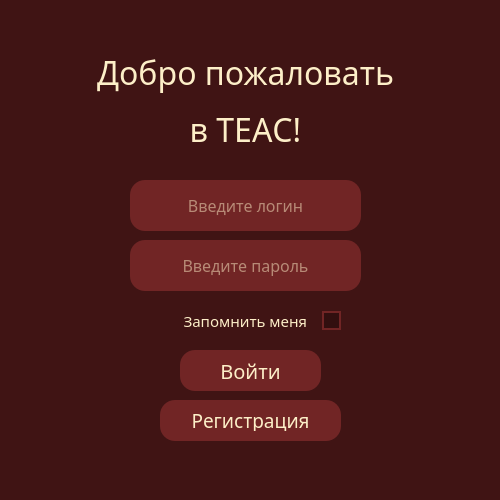
<?xml version="1.0" encoding="UTF-8"?>
<ui version="4.0">
 <class>authForm</class>
 <widget class="QWidget" name="authForm">
  <property name="windowModality">
   <enum>Qt::NonModal</enum>
  </property>
  <property name="geometry">
   <rect>
    <x>0</x>
    <y>0</y>
    <width>500</width>
    <height>500</height>
   </rect>
  </property>
  <property name="sizePolicy">
   <sizepolicy hsizetype="Fixed" vsizetype="Fixed">
    <horstretch>0</horstretch>
    <verstretch>0</verstretch>
   </sizepolicy>
  </property>
  <property name="maximumSize">
   <size>
    <width>500</width>
    <height>500</height>
   </size>
  </property>
  <property name="windowTitle">
   <string>Form</string>
  </property>
  <property name="styleSheet">
   <string notr="true">QWidget {
	background-color: rgba(64, 20, 20, 1);
}</string>
  </property>
  <widget class="QLineEdit" name="user_input">
   <property name="geometry">
    <rect>
     <x>130</x>
     <y>180</y>
     <width>231</width>
     <height>51</height>
    </rect>
   </property>
   <property name="palette">
    <palette>
     <active>
      <colorrole role="Button">
       <brush brushstyle="SolidPattern">
        <color alpha="255">
         <red>113</red>
         <green>37</green>
         <blue>37</blue>
        </color>
       </brush>
      </colorrole>
      <colorrole role="Text">
       <brush brushstyle="SolidPattern">
        <color alpha="255">
         <red>253</red>
         <green>239</green>
         <blue>200</blue>
        </color>
       </brush>
      </colorrole>
      <colorrole role="Base">
       <brush brushstyle="SolidPattern">
        <color alpha="255">
         <red>113</red>
         <green>37</green>
         <blue>37</blue>
        </color>
       </brush>
      </colorrole>
      <colorrole role="Window">
       <brush brushstyle="SolidPattern">
        <color alpha="255">
         <red>113</red>
         <green>37</green>
         <blue>37</blue>
        </color>
       </brush>
      </colorrole>
     </active>
     <inactive>
      <colorrole role="Button">
       <brush brushstyle="SolidPattern">
        <color alpha="255">
         <red>113</red>
         <green>37</green>
         <blue>37</blue>
        </color>
       </brush>
      </colorrole>
      <colorrole role="Text">
       <brush brushstyle="SolidPattern">
        <color alpha="255">
         <red>253</red>
         <green>239</green>
         <blue>200</blue>
        </color>
       </brush>
      </colorrole>
      <colorrole role="Base">
       <brush brushstyle="SolidPattern">
        <color alpha="255">
         <red>113</red>
         <green>37</green>
         <blue>37</blue>
        </color>
       </brush>
      </colorrole>
      <colorrole role="Window">
       <brush brushstyle="SolidPattern">
        <color alpha="255">
         <red>113</red>
         <green>37</green>
         <blue>37</blue>
        </color>
       </brush>
      </colorrole>
     </inactive>
     <disabled>
      <colorrole role="Button">
       <brush brushstyle="SolidPattern">
        <color alpha="255">
         <red>113</red>
         <green>37</green>
         <blue>37</blue>
        </color>
       </brush>
      </colorrole>
      <colorrole role="Text">
       <brush brushstyle="SolidPattern">
        <color alpha="255">
         <red>120</red>
         <green>120</green>
         <blue>120</blue>
        </color>
       </brush>
      </colorrole>
      <colorrole role="Base">
       <brush brushstyle="SolidPattern">
        <color alpha="255">
         <red>113</red>
         <green>37</green>
         <blue>37</blue>
        </color>
       </brush>
      </colorrole>
      <colorrole role="Window">
       <brush brushstyle="SolidPattern">
        <color alpha="255">
         <red>113</red>
         <green>37</green>
         <blue>37</blue>
        </color>
       </brush>
      </colorrole>
     </disabled>
    </palette>
   </property>
   <property name="font">
    <font>
     <family>Martian Mono</family>
     <pointsize>12</pointsize>
    </font>
   </property>
   <property name="styleSheet">
    <string notr="true">QLineEdit {
	background-color: rgba(113, 37, 37, 1);
	border-radius: 15px;
}
	</string>
   </property>
   <property name="text">
    <string/>
   </property>
   <property name="alignment">
    <set>Qt::AlignCenter</set>
   </property>
   <property name="placeholderText">
    <string>Введите логин</string>
   </property>
  </widget>
  <widget class="QLineEdit" name="pass_input">
   <property name="geometry">
    <rect>
     <x>130</x>
     <y>240</y>
     <width>231</width>
     <height>51</height>
    </rect>
   </property>
   <property name="palette">
    <palette>
     <active>
      <colorrole role="Button">
       <brush brushstyle="SolidPattern">
        <color alpha="255">
         <red>113</red>
         <green>37</green>
         <blue>37</blue>
        </color>
       </brush>
      </colorrole>
      <colorrole role="Text">
       <brush brushstyle="SolidPattern">
        <color alpha="255">
         <red>253</red>
         <green>239</green>
         <blue>200</blue>
        </color>
       </brush>
      </colorrole>
      <colorrole role="Base">
       <brush brushstyle="SolidPattern">
        <color alpha="255">
         <red>113</red>
         <green>37</green>
         <blue>37</blue>
        </color>
       </brush>
      </colorrole>
      <colorrole role="Window">
       <brush brushstyle="SolidPattern">
        <color alpha="255">
         <red>113</red>
         <green>37</green>
         <blue>37</blue>
        </color>
       </brush>
      </colorrole>
     </active>
     <inactive>
      <colorrole role="Button">
       <brush brushstyle="SolidPattern">
        <color alpha="255">
         <red>113</red>
         <green>37</green>
         <blue>37</blue>
        </color>
       </brush>
      </colorrole>
      <colorrole role="Text">
       <brush brushstyle="SolidPattern">
        <color alpha="255">
         <red>253</red>
         <green>239</green>
         <blue>200</blue>
        </color>
       </brush>
      </colorrole>
      <colorrole role="Base">
       <brush brushstyle="SolidPattern">
        <color alpha="255">
         <red>113</red>
         <green>37</green>
         <blue>37</blue>
        </color>
       </brush>
      </colorrole>
      <colorrole role="Window">
       <brush brushstyle="SolidPattern">
        <color alpha="255">
         <red>113</red>
         <green>37</green>
         <blue>37</blue>
        </color>
       </brush>
      </colorrole>
     </inactive>
     <disabled>
      <colorrole role="Button">
       <brush brushstyle="SolidPattern">
        <color alpha="255">
         <red>113</red>
         <green>37</green>
         <blue>37</blue>
        </color>
       </brush>
      </colorrole>
      <colorrole role="Text">
       <brush brushstyle="SolidPattern">
        <color alpha="255">
         <red>120</red>
         <green>120</green>
         <blue>120</blue>
        </color>
       </brush>
      </colorrole>
      <colorrole role="Base">
       <brush brushstyle="SolidPattern">
        <color alpha="255">
         <red>113</red>
         <green>37</green>
         <blue>37</blue>
        </color>
       </brush>
      </colorrole>
      <colorrole role="Window">
       <brush brushstyle="SolidPattern">
        <color alpha="255">
         <red>113</red>
         <green>37</green>
         <blue>37</blue>
        </color>
       </brush>
      </colorrole>
     </disabled>
    </palette>
   </property>
   <property name="font">
    <font>
     <family>Martian Mono</family>
     <pointsize>12</pointsize>
    </font>
   </property>
   <property name="styleSheet">
    <string notr="true">QLineEdit {
	background-color: rgba(113, 37, 37, 1);
	border-radius: 15px;
}
	</string>
   </property>
   <property name="text">
    <string/>
   </property>
   <property name="echoMode">
    <enum>QLineEdit::Password</enum>
   </property>
   <property name="alignment">
    <set>Qt::AlignCenter</set>
   </property>
   <property name="placeholderText">
    <string>Введите пароль</string>
   </property>
  </widget>
  <widget class="QPushButton" name="logButton">
   <property name="geometry">
    <rect>
     <x>180</x>
     <y>350</y>
     <width>141</width>
     <height>41</height>
    </rect>
   </property>
   <property name="sizePolicy">
    <sizepolicy hsizetype="Preferred" vsizetype="Preferred">
     <horstretch>0</horstretch>
     <verstretch>0</verstretch>
    </sizepolicy>
   </property>
   <property name="sizeIncrement">
    <size>
     <width>0</width>
     <height>0</height>
    </size>
   </property>
   <property name="palette">
    <palette>
     <active>
      <colorrole role="WindowText">
       <brush brushstyle="SolidPattern">
        <color alpha="255">
         <red>253</red>
         <green>239</green>
         <blue>200</blue>
        </color>
       </brush>
      </colorrole>
      <colorrole role="Button">
       <brush brushstyle="SolidPattern">
        <color alpha="255">
         <red>113</red>
         <green>37</green>
         <blue>37</blue>
        </color>
       </brush>
      </colorrole>
      <colorrole role="Text">
       <brush brushstyle="SolidPattern">
        <color alpha="255">
         <red>253</red>
         <green>239</green>
         <blue>200</blue>
        </color>
       </brush>
      </colorrole>
      <colorrole role="ButtonText">
       <brush brushstyle="SolidPattern">
        <color alpha="255">
         <red>253</red>
         <green>239</green>
         <blue>200</blue>
        </color>
       </brush>
      </colorrole>
      <colorrole role="Base">
       <brush brushstyle="SolidPattern">
        <color alpha="255">
         <red>113</red>
         <green>37</green>
         <blue>37</blue>
        </color>
       </brush>
      </colorrole>
      <colorrole role="Window">
       <brush brushstyle="SolidPattern">
        <color alpha="255">
         <red>113</red>
         <green>37</green>
         <blue>37</blue>
        </color>
       </brush>
      </colorrole>
     </active>
     <inactive>
      <colorrole role="WindowText">
       <brush brushstyle="SolidPattern">
        <color alpha="255">
         <red>253</red>
         <green>239</green>
         <blue>200</blue>
        </color>
       </brush>
      </colorrole>
      <colorrole role="Button">
       <brush brushstyle="SolidPattern">
        <color alpha="255">
         <red>113</red>
         <green>37</green>
         <blue>37</blue>
        </color>
       </brush>
      </colorrole>
      <colorrole role="Text">
       <brush brushstyle="SolidPattern">
        <color alpha="255">
         <red>253</red>
         <green>239</green>
         <blue>200</blue>
        </color>
       </brush>
      </colorrole>
      <colorrole role="ButtonText">
       <brush brushstyle="SolidPattern">
        <color alpha="255">
         <red>253</red>
         <green>239</green>
         <blue>200</blue>
        </color>
       </brush>
      </colorrole>
      <colorrole role="Base">
       <brush brushstyle="SolidPattern">
        <color alpha="255">
         <red>113</red>
         <green>37</green>
         <blue>37</blue>
        </color>
       </brush>
      </colorrole>
      <colorrole role="Window">
       <brush brushstyle="SolidPattern">
        <color alpha="255">
         <red>113</red>
         <green>37</green>
         <blue>37</blue>
        </color>
       </brush>
      </colorrole>
     </inactive>
     <disabled>
      <colorrole role="WindowText">
       <brush brushstyle="SolidPattern">
        <color alpha="255">
         <red>253</red>
         <green>239</green>
         <blue>200</blue>
        </color>
       </brush>
      </colorrole>
      <colorrole role="Button">
       <brush brushstyle="SolidPattern">
        <color alpha="255">
         <red>113</red>
         <green>37</green>
         <blue>37</blue>
        </color>
       </brush>
      </colorrole>
      <colorrole role="Text">
       <brush brushstyle="SolidPattern">
        <color alpha="255">
         <red>253</red>
         <green>239</green>
         <blue>200</blue>
        </color>
       </brush>
      </colorrole>
      <colorrole role="ButtonText">
       <brush brushstyle="SolidPattern">
        <color alpha="255">
         <red>253</red>
         <green>239</green>
         <blue>200</blue>
        </color>
       </brush>
      </colorrole>
      <colorrole role="Base">
       <brush brushstyle="SolidPattern">
        <color alpha="255">
         <red>113</red>
         <green>37</green>
         <blue>37</blue>
        </color>
       </brush>
      </colorrole>
      <colorrole role="Window">
       <brush brushstyle="SolidPattern">
        <color alpha="255">
         <red>113</red>
         <green>37</green>
         <blue>37</blue>
        </color>
       </brush>
      </colorrole>
     </disabled>
    </palette>
   </property>
   <property name="font">
    <font>
     <family>Martian Mono</family>
     <pointsize>15</pointsize>
    </font>
   </property>
   <property name="cursor">
    <cursorShape>PointingHandCursor</cursorShape>
   </property>
   <property name="layoutDirection">
    <enum>Qt::LeftToRight</enum>
   </property>
   <property name="styleSheet">
    <string notr="true">QPushButton {
	color:#fdefc8;
	border-radius: 15px;
	background-color: rgba(113, 37, 37, 1);
	padding: 10px 20px;
}
        
QPushButton:hover {
        background-color: rgba(120, 41, 41, 1);
 }
QPushButton:pressed {
        background-color: rgba(85, 29, 29, 1);
    }</string>
   </property>
   <property name="text">
    <string>Войти</string>
   </property>
   <property name="flat">
    <bool>false</bool>
   </property>
  </widget>
  <widget class="QPushButton" name="regButton">
   <property name="geometry">
    <rect>
     <x>160</x>
     <y>400</y>
     <width>181</width>
     <height>41</height>
    </rect>
   </property>
   <property name="sizePolicy">
    <sizepolicy hsizetype="Preferred" vsizetype="Preferred">
     <horstretch>0</horstretch>
     <verstretch>0</verstretch>
    </sizepolicy>
   </property>
   <property name="sizeIncrement">
    <size>
     <width>0</width>
     <height>0</height>
    </size>
   </property>
   <property name="palette">
    <palette>
     <active>
      <colorrole role="WindowText">
       <brush brushstyle="SolidPattern">
        <color alpha="255">
         <red>253</red>
         <green>239</green>
         <blue>200</blue>
        </color>
       </brush>
      </colorrole>
      <colorrole role="Button">
       <brush brushstyle="SolidPattern">
        <color alpha="255">
         <red>113</red>
         <green>37</green>
         <blue>37</blue>
        </color>
       </brush>
      </colorrole>
      <colorrole role="Text">
       <brush brushstyle="SolidPattern">
        <color alpha="255">
         <red>253</red>
         <green>239</green>
         <blue>200</blue>
        </color>
       </brush>
      </colorrole>
      <colorrole role="ButtonText">
       <brush brushstyle="SolidPattern">
        <color alpha="255">
         <red>253</red>
         <green>239</green>
         <blue>200</blue>
        </color>
       </brush>
      </colorrole>
      <colorrole role="Base">
       <brush brushstyle="SolidPattern">
        <color alpha="255">
         <red>113</red>
         <green>37</green>
         <blue>37</blue>
        </color>
       </brush>
      </colorrole>
      <colorrole role="Window">
       <brush brushstyle="SolidPattern">
        <color alpha="255">
         <red>113</red>
         <green>37</green>
         <blue>37</blue>
        </color>
       </brush>
      </colorrole>
     </active>
     <inactive>
      <colorrole role="WindowText">
       <brush brushstyle="SolidPattern">
        <color alpha="255">
         <red>253</red>
         <green>239</green>
         <blue>200</blue>
        </color>
       </brush>
      </colorrole>
      <colorrole role="Button">
       <brush brushstyle="SolidPattern">
        <color alpha="255">
         <red>113</red>
         <green>37</green>
         <blue>37</blue>
        </color>
       </brush>
      </colorrole>
      <colorrole role="Text">
       <brush brushstyle="SolidPattern">
        <color alpha="255">
         <red>253</red>
         <green>239</green>
         <blue>200</blue>
        </color>
       </brush>
      </colorrole>
      <colorrole role="ButtonText">
       <brush brushstyle="SolidPattern">
        <color alpha="255">
         <red>253</red>
         <green>239</green>
         <blue>200</blue>
        </color>
       </brush>
      </colorrole>
      <colorrole role="Base">
       <brush brushstyle="SolidPattern">
        <color alpha="255">
         <red>113</red>
         <green>37</green>
         <blue>37</blue>
        </color>
       </brush>
      </colorrole>
      <colorrole role="Window">
       <brush brushstyle="SolidPattern">
        <color alpha="255">
         <red>113</red>
         <green>37</green>
         <blue>37</blue>
        </color>
       </brush>
      </colorrole>
     </inactive>
     <disabled>
      <colorrole role="WindowText">
       <brush brushstyle="SolidPattern">
        <color alpha="255">
         <red>253</red>
         <green>239</green>
         <blue>200</blue>
        </color>
       </brush>
      </colorrole>
      <colorrole role="Button">
       <brush brushstyle="SolidPattern">
        <color alpha="255">
         <red>113</red>
         <green>37</green>
         <blue>37</blue>
        </color>
       </brush>
      </colorrole>
      <colorrole role="Text">
       <brush brushstyle="SolidPattern">
        <color alpha="255">
         <red>253</red>
         <green>239</green>
         <blue>200</blue>
        </color>
       </brush>
      </colorrole>
      <colorrole role="ButtonText">
       <brush brushstyle="SolidPattern">
        <color alpha="255">
         <red>253</red>
         <green>239</green>
         <blue>200</blue>
        </color>
       </brush>
      </colorrole>
      <colorrole role="Base">
       <brush brushstyle="SolidPattern">
        <color alpha="255">
         <red>113</red>
         <green>37</green>
         <blue>37</blue>
        </color>
       </brush>
      </colorrole>
      <colorrole role="Window">
       <brush brushstyle="SolidPattern">
        <color alpha="255">
         <red>113</red>
         <green>37</green>
         <blue>37</blue>
        </color>
       </brush>
      </colorrole>
     </disabled>
    </palette>
   </property>
   <property name="font">
    <font>
     <family>Martian Mono</family>
     <pointsize>14</pointsize>
    </font>
   </property>
   <property name="cursor">
    <cursorShape>PointingHandCursor</cursorShape>
   </property>
   <property name="layoutDirection">
    <enum>Qt::LeftToRight</enum>
   </property>
   <property name="styleSheet">
    <string notr="true">QPushButton {
	color:#fdefc8;
	border-radius: 15px;
	background-color: rgba(113, 37, 37, 1);
	padding: 10px 20px;
}
        
QPushButton:hover {
        background-color: rgba(120, 41, 41, 1);
 }
QPushButton:pressed {
        background-color: rgba(85, 29, 29, 1);
    }</string>
   </property>
   <property name="text">
    <string>Регистрация</string>
   </property>
   <property name="flat">
    <bool>false</bool>
   </property>
  </widget>
  <widget class="QLabel" name="label">
   <property name="geometry">
    <rect>
     <x>60</x>
     <y>50</y>
     <width>371</width>
     <height>101</height>
    </rect>
   </property>
   <property name="palette">
    <palette>
     <active>
      <colorrole role="WindowText">
       <brush brushstyle="SolidPattern">
        <color alpha="255">
         <red>253</red>
         <green>239</green>
         <blue>200</blue>
        </color>
       </brush>
      </colorrole>
      <colorrole role="Button">
       <brush brushstyle="SolidPattern">
        <color alpha="255">
         <red>64</red>
         <green>20</green>
         <blue>20</blue>
        </color>
       </brush>
      </colorrole>
      <colorrole role="Text">
       <brush brushstyle="SolidPattern">
        <color alpha="255">
         <red>253</red>
         <green>239</green>
         <blue>200</blue>
        </color>
       </brush>
      </colorrole>
      <colorrole role="Base">
       <brush brushstyle="SolidPattern">
        <color alpha="255">
         <red>64</red>
         <green>20</green>
         <blue>20</blue>
        </color>
       </brush>
      </colorrole>
      <colorrole role="Window">
       <brush brushstyle="SolidPattern">
        <color alpha="255">
         <red>64</red>
         <green>20</green>
         <blue>20</blue>
        </color>
       </brush>
      </colorrole>
     </active>
     <inactive>
      <colorrole role="WindowText">
       <brush brushstyle="SolidPattern">
        <color alpha="255">
         <red>253</red>
         <green>239</green>
         <blue>200</blue>
        </color>
       </brush>
      </colorrole>
      <colorrole role="Button">
       <brush brushstyle="SolidPattern">
        <color alpha="255">
         <red>64</red>
         <green>20</green>
         <blue>20</blue>
        </color>
       </brush>
      </colorrole>
      <colorrole role="Text">
       <brush brushstyle="SolidPattern">
        <color alpha="255">
         <red>253</red>
         <green>239</green>
         <blue>200</blue>
        </color>
       </brush>
      </colorrole>
      <colorrole role="Base">
       <brush brushstyle="SolidPattern">
        <color alpha="255">
         <red>64</red>
         <green>20</green>
         <blue>20</blue>
        </color>
       </brush>
      </colorrole>
      <colorrole role="Window">
       <brush brushstyle="SolidPattern">
        <color alpha="255">
         <red>64</red>
         <green>20</green>
         <blue>20</blue>
        </color>
       </brush>
      </colorrole>
     </inactive>
     <disabled>
      <colorrole role="WindowText">
       <brush brushstyle="SolidPattern">
        <color alpha="255">
         <red>120</red>
         <green>120</green>
         <blue>120</blue>
        </color>
       </brush>
      </colorrole>
      <colorrole role="Button">
       <brush brushstyle="SolidPattern">
        <color alpha="255">
         <red>64</red>
         <green>20</green>
         <blue>20</blue>
        </color>
       </brush>
      </colorrole>
      <colorrole role="Text">
       <brush brushstyle="SolidPattern">
        <color alpha="255">
         <red>120</red>
         <green>120</green>
         <blue>120</blue>
        </color>
       </brush>
      </colorrole>
      <colorrole role="Base">
       <brush brushstyle="SolidPattern">
        <color alpha="255">
         <red>64</red>
         <green>20</green>
         <blue>20</blue>
        </color>
       </brush>
      </colorrole>
      <colorrole role="Window">
       <brush brushstyle="SolidPattern">
        <color alpha="255">
         <red>64</red>
         <green>20</green>
         <blue>20</blue>
        </color>
       </brush>
      </colorrole>
     </disabled>
    </palette>
   </property>
   <property name="font">
    <font>
     <family>Martian Mono</family>
     <pointsize>24</pointsize>
    </font>
   </property>
   <property name="text">
    <string>&lt;html&gt;&lt;head/&gt;&lt;body&gt;&lt;p align=&quot;center&quot;&gt;Добро пожаловать&lt;/p&gt;&lt;p align=&quot;center&quot;&gt;в ТЕАС!&lt;/p&gt;&lt;/body&gt;&lt;/html&gt;</string>
   </property>
   <property name="textFormat">
    <enum>Qt::RichText</enum>
   </property>
  </widget>
  <widget class="QCheckBox" name="remember_check">
   <property name="geometry">
    <rect>
     <x>160</x>
     <y>310</y>
     <width>181</width>
     <height>21</height>
    </rect>
   </property>
   <property name="palette">
    <palette>
     <active>
      <colorrole role="WindowText">
       <brush brushstyle="SolidPattern">
        <color alpha="255">
         <red>253</red>
         <green>239</green>
         <blue>200</blue>
        </color>
       </brush>
      </colorrole>
      <colorrole role="Button">
       <brush brushstyle="SolidPattern">
        <color alpha="255">
         <red>64</red>
         <green>20</green>
         <blue>20</blue>
        </color>
       </brush>
      </colorrole>
      <colorrole role="Text">
       <brush brushstyle="SolidPattern">
        <color alpha="255">
         <red>253</red>
         <green>239</green>
         <blue>200</blue>
        </color>
       </brush>
      </colorrole>
      <colorrole role="ButtonText">
       <brush brushstyle="SolidPattern">
        <color alpha="255">
         <red>253</red>
         <green>239</green>
         <blue>200</blue>
        </color>
       </brush>
      </colorrole>
      <colorrole role="Base">
       <brush brushstyle="SolidPattern">
        <color alpha="255">
         <red>64</red>
         <green>20</green>
         <blue>20</blue>
        </color>
       </brush>
      </colorrole>
      <colorrole role="Window">
       <brush brushstyle="SolidPattern">
        <color alpha="255">
         <red>64</red>
         <green>20</green>
         <blue>20</blue>
        </color>
       </brush>
      </colorrole>
     </active>
     <inactive>
      <colorrole role="WindowText">
       <brush brushstyle="SolidPattern">
        <color alpha="255">
         <red>253</red>
         <green>239</green>
         <blue>200</blue>
        </color>
       </brush>
      </colorrole>
      <colorrole role="Button">
       <brush brushstyle="SolidPattern">
        <color alpha="255">
         <red>64</red>
         <green>20</green>
         <blue>20</blue>
        </color>
       </brush>
      </colorrole>
      <colorrole role="Text">
       <brush brushstyle="SolidPattern">
        <color alpha="255">
         <red>253</red>
         <green>239</green>
         <blue>200</blue>
        </color>
       </brush>
      </colorrole>
      <colorrole role="ButtonText">
       <brush brushstyle="SolidPattern">
        <color alpha="255">
         <red>253</red>
         <green>239</green>
         <blue>200</blue>
        </color>
       </brush>
      </colorrole>
      <colorrole role="Base">
       <brush brushstyle="SolidPattern">
        <color alpha="255">
         <red>64</red>
         <green>20</green>
         <blue>20</blue>
        </color>
       </brush>
      </colorrole>
      <colorrole role="Window">
       <brush brushstyle="SolidPattern">
        <color alpha="255">
         <red>64</red>
         <green>20</green>
         <blue>20</blue>
        </color>
       </brush>
      </colorrole>
     </inactive>
     <disabled>
      <colorrole role="WindowText">
       <brush brushstyle="SolidPattern">
        <color alpha="255">
         <red>253</red>
         <green>239</green>
         <blue>200</blue>
        </color>
       </brush>
      </colorrole>
      <colorrole role="Button">
       <brush brushstyle="SolidPattern">
        <color alpha="255">
         <red>64</red>
         <green>20</green>
         <blue>20</blue>
        </color>
       </brush>
      </colorrole>
      <colorrole role="Text">
       <brush brushstyle="SolidPattern">
        <color alpha="255">
         <red>253</red>
         <green>239</green>
         <blue>200</blue>
        </color>
       </brush>
      </colorrole>
      <colorrole role="ButtonText">
       <brush brushstyle="SolidPattern">
        <color alpha="255">
         <red>253</red>
         <green>239</green>
         <blue>200</blue>
        </color>
       </brush>
      </colorrole>
      <colorrole role="Base">
       <brush brushstyle="SolidPattern">
        <color alpha="255">
         <red>64</red>
         <green>20</green>
         <blue>20</blue>
        </color>
       </brush>
      </colorrole>
      <colorrole role="Window">
       <brush brushstyle="SolidPattern">
        <color alpha="255">
         <red>64</red>
         <green>20</green>
         <blue>20</blue>
        </color>
       </brush>
      </colorrole>
     </disabled>
    </palette>
   </property>
   <property name="font">
    <font>
     <family>Martian Mono</family>
     <pointsize>-1</pointsize>
    </font>
   </property>
   <property name="layoutDirection">
    <enum>Qt::RightToLeft</enum>
   </property>
   <property name="styleSheet">
    <string notr="true">QCheckBox {
        color: #fdefc8;
        font-family: 'Martian Mono';
        font-size: 15px;
        spacing: 15px;
    }
    QCheckBox::indicator {
        width: 15px;
        height: 15px;
        border: 2px solid rgba(113, 37, 37, 1);
        border-radius: 10px;
        background-color: rgba(50, 15, 15, 1);
    }
    QCheckBox::indicator:checked {
        background-color: #fdefc8;
        border: 2px solid #fdefc8;
    }
    QCheckBox::indicator:hover {
        border: 2px solid #fdefc8;
	}</string>
   </property>
   <property name="text">
    <string>Запомнить меня</string>
   </property>
   <property name="tristate">
    <bool>false</bool>
   </property>
  </widget>
 </widget>
 <resources/>
 <connections/>
</ui>
